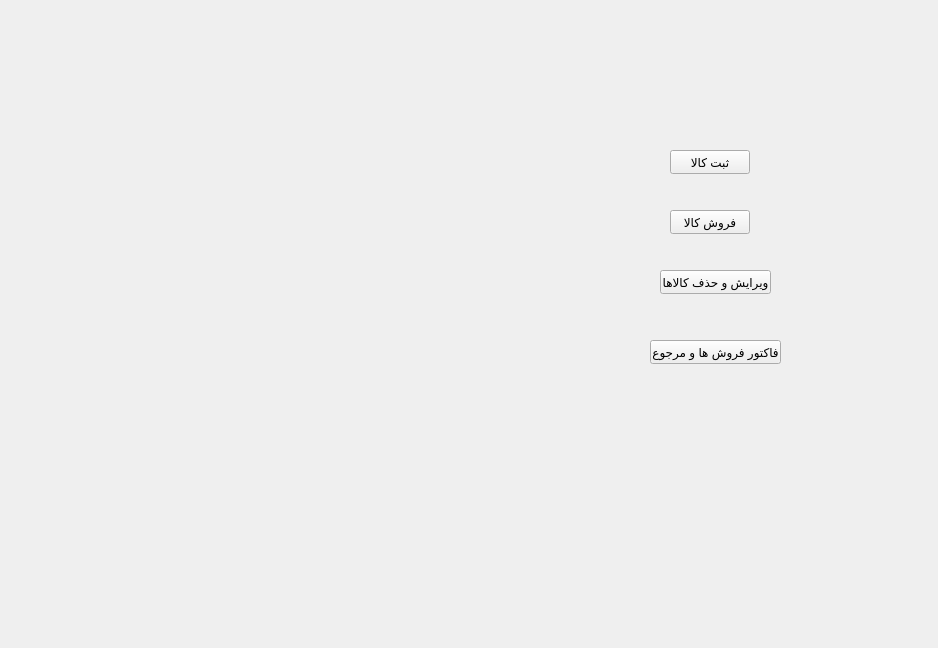
<?xml version="1.0" encoding="UTF-8"?>
<ui version="4.0">
 <class>Menu</class>
 <widget class="QWidget" name="Menu">
  <property name="geometry">
   <rect>
    <x>0</x>
    <y>0</y>
    <width>938</width>
    <height>648</height>
   </rect>
  </property>
  <property name="windowTitle">
   <string>Form</string>
  </property>
  <widget class="QPushButton" name="pushButton">
   <property name="geometry">
    <rect>
     <x>670</x>
     <y>150</y>
     <width>80</width>
     <height>24</height>
    </rect>
   </property>
   <property name="text">
    <string>ثبت کالا</string>
   </property>
  </widget>
  <widget class="QPushButton" name="pushButton_2">
   <property name="geometry">
    <rect>
     <x>670</x>
     <y>210</y>
     <width>80</width>
     <height>24</height>
    </rect>
   </property>
   <property name="text">
    <string>فروش کالا</string>
   </property>
  </widget>
  <widget class="QPushButton" name="pushButton_3">
   <property name="geometry">
    <rect>
     <x>660</x>
     <y>270</y>
     <width>111</width>
     <height>24</height>
    </rect>
   </property>
   <property name="text">
    <string>ویرایش و حذف کالاها</string>
   </property>
  </widget>
  <widget class="QPushButton" name="pushButton_4">
   <property name="geometry">
    <rect>
     <x>650</x>
     <y>340</y>
     <width>131</width>
     <height>24</height>
    </rect>
   </property>
   <property name="text">
    <string>فاکتور فروش ها و مرجوع</string>
   </property>
  </widget>
 </widget>
 <resources/>
 <connections/>
</ui>
